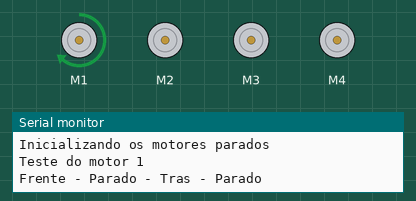
Recording of a sketch running on a simulated Arduino Uno, built with avr-gcc and run on an emulated ATmega328P. Parts: 4 × DC motor (green arrow = forward, orange = backward, longer = faster), the last lines printed to the serial monitor.

Above: at 0.3 s.
At 8.8 s:
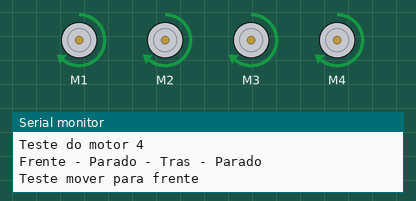
At 10.0 s:
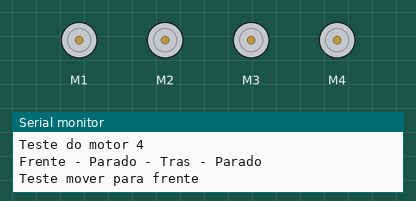
At 11.3 s:
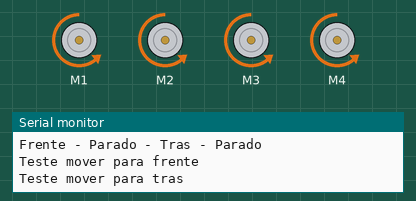
At 13.8 s:
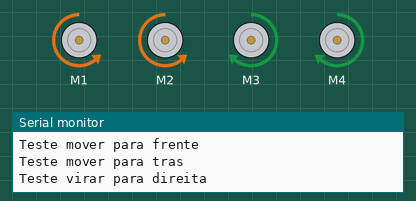
At 16.3 s:
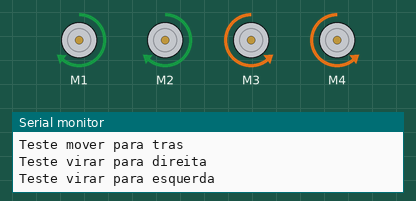
Timing chart, 0 to 20.7 s (numbered marks = the images above):
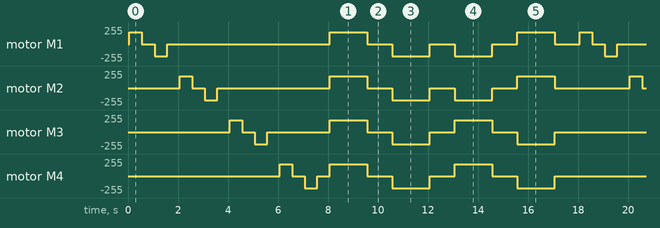

Measured:
- by itself, motor M3: stopped → forward 180/255 at 4.1 s, → stopped 0.50 s later, → backward 180/255 0.50 s later, → stopped 0.50 s later, … (24 changes in this stretch)
- by itself, motor M4: stopped → forward 180/255 at 6.1 s, → stopped 0.50 s later, → backward 180/255 0.50 s later, → stopped 0.50 s later, … (24 changes in this stretch)

The sketch:

motor_test.ino
```cpp
// Bibliotecas
#include <AFMotor.h>

// Configurando as portas dos motores
AF_DCMotor motor1(1);
AF_DCMotor motor2(2);
AF_DCMotor motor3(3);
AF_DCMotor motor4(4);


void setup() {
  // Inicializando serial monitor
  Serial.begin(9600);

  // Velocidade dos motores
  Serial.println("Configurando velocidade dos motores");
  motor1.setSpeed(180);
  motor2.setSpeed(180);
  motor3.setSpeed(180);
  motor4.setSpeed(180);

  // Iniciar motores parados
  Serial.println("Inicializando os motores parados");
  motor1.run(RELEASE);
  motor2.run(RELEASE);
  motor3.run(RELEASE);
  motor4.run(RELEASE);
}

void loop() {
  // Teste do motor 1
  Serial.println("Teste do motor 1");
  Serial.println("Frente - Parado - Tras - Parado");
  motor1.run(FORWARD);
  delay(500);
  motor1.run(RELEASE);
  delay(500);
  motor1.run(BACKWARD);
  delay(500);
  motor1.run(RELEASE);
  delay(500);

  // Teste do motor 2
  Serial.println("Teste do motor 2");
  Serial.println("Frente - Parado - Tras - Parado");
  motor2.run(FORWARD);
  delay(500);
  motor2.run(RELEASE);
  delay(500);
  motor2.run(BACKWARD);
  delay(500);
  motor2.run(RELEASE);
  delay(500);

  // Teste do motor 3
  Serial.println("Teste do motor 3");
  Serial.println("Frente - Parado - Tras - Parado");
  motor3.run(FORWARD);
  delay(500);
  motor3.run(RELEASE);
  delay(500);
  motor3.run(BACKWARD);
  delay(500);
  motor3.run(RELEASE);
  delay(500);

  // Teste do motor 4
  Serial.println("Teste do motor 4");
  Serial.println("Frente - Parado - Tras - Parado");
  motor4.run(FORWARD);
  delay(500);
  motor4.run(RELEASE);
  delay(500);
  motor4.run(BACKWARD);
  delay(500);
  motor4.run(RELEASE);
  delay(500);

  // Teste mover para frente
  Serial.println("Teste mover para frente");
  moverParaFrente();
  delay(1500);
  ficarParado();
  delay(1000);

  // Teste mover para tras
  Serial.println("Teste mover para tras");
  moverParaTras();
  delay(1500);
  ficarParado();
  delay(1000);

  // Teste virar para direita
  Serial.println("Teste virar para direita");
  virarParaDireita();
  delay(1500);
  ficarParado();
  delay(1000);

  // Teste virar para esquerda
  Serial.println("Teste virar para esquerda");
  virarParaEsquerda();
  delay(1500);
  ficarParado();
  delay(1000);
}

void ficarParado(){
  motor1.run(RELEASE);
  motor2.run(RELEASE);
  motor3.run(RELEASE);
  motor4.run(RELEASE);
}

void moverParaFrente(){
  motor1.run(FORWARD);
  motor2.run(FORWARD);
  motor3.run(FORWARD);
  motor4.run(FORWARD);
}

void moverParaTras(){
  motor1.run(BACKWARD);
  motor2.run(BACKWARD);
  motor3.run(BACKWARD);
  motor4.run(BACKWARD);
}

void virarParaDireita(){
  motor1.run(BACKWARD);
  motor2.run(BACKWARD);
  motor3.run(FORWARD);
  motor4.run(FORWARD);
}

void virarParaEsquerda(){
  motor1.run(FORWARD);
  motor2.run(FORWARD);
  motor3.run(BACKWARD);
  motor4.run(BACKWARD);
}
```
